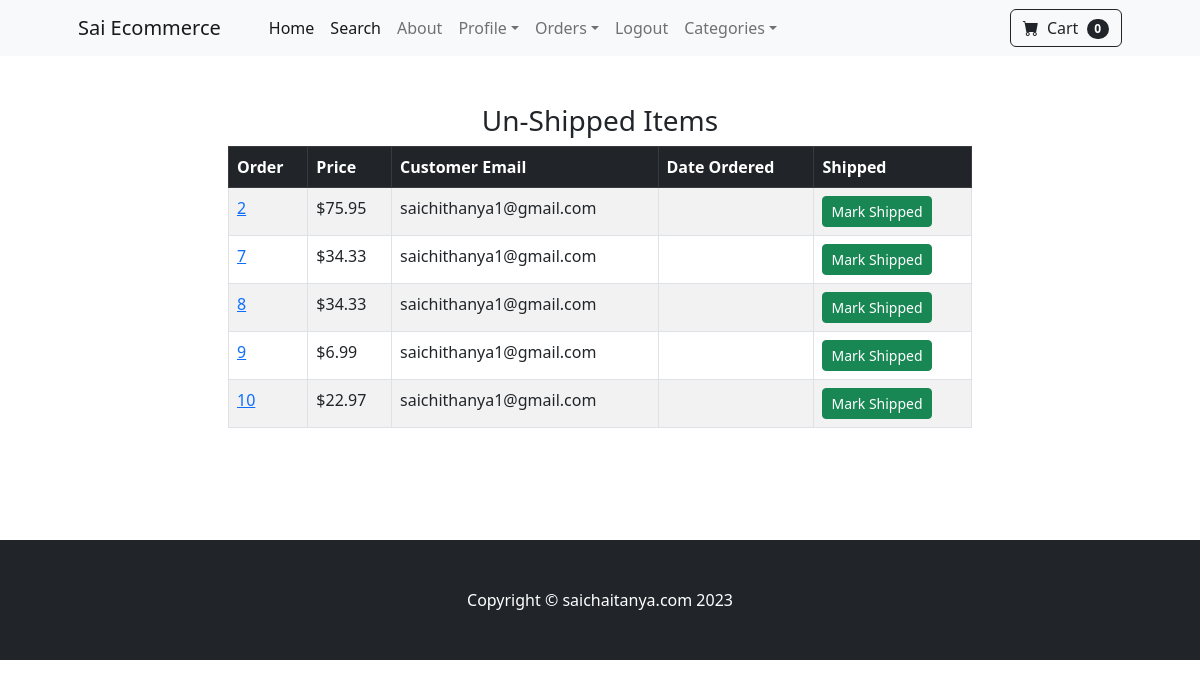
Page /payment/not_shipped_dash (signed in) on the earlier database version.
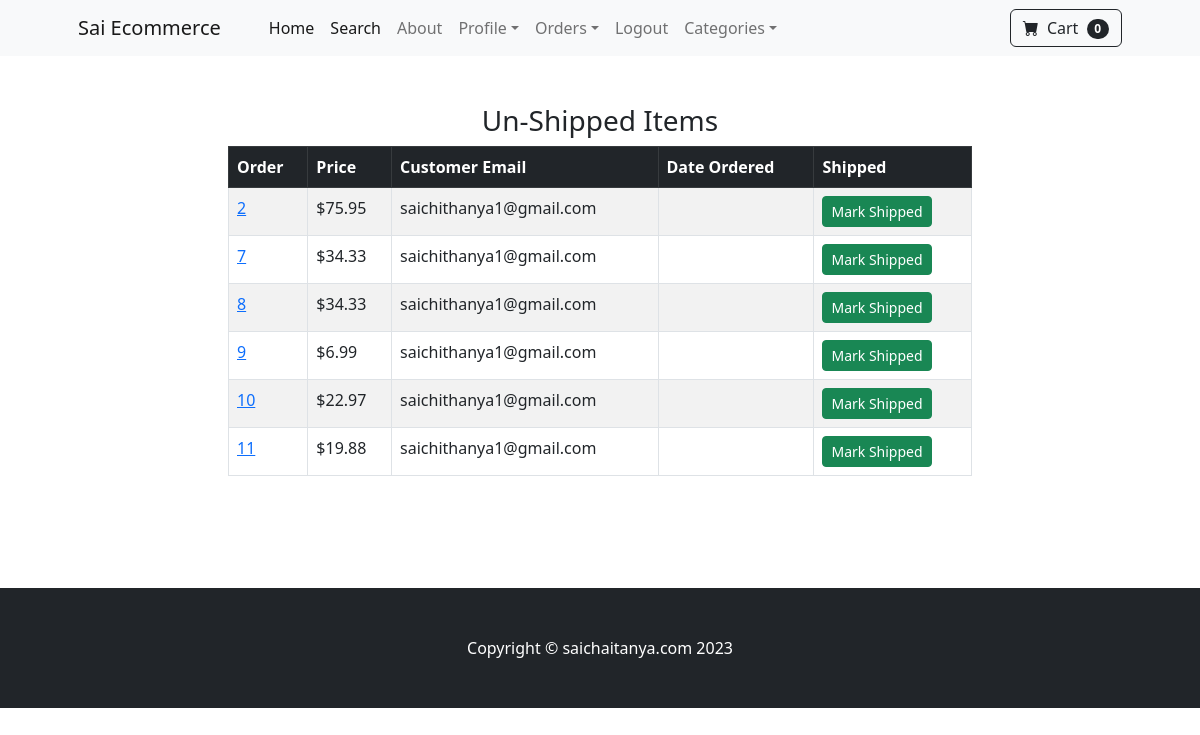
Same page on the later database version.
### payment/models.py (models this page shows, shortened)
class Order(models.Model):
	user = models.ForeignKey(User, on_delete=models.CASCADE, null=True, blank=True)
	full_name = models.CharField(max_length=250)
	email = models.EmailField(max_length=250)
	shipping_address = models.TextField(max_length=15000)
	amount_paid = models.DecimalField(max_digits=7, decimal_places=2)
	date_ordered = models.DateTimeField(auto_now_add=True)
	shipped = models.BooleanField(default=False)
	date_shipped = models.DateTimeField(blank=True, null=True)

### payment/views.py (the view, shortened to what this page needs)
# urls.py: path('not_shipped_dash', views.not_shipped_dash, name="not_shipped_dash"),
def not_shipped_dash(request):
	if request.user.is_authenticated and request.user.is_superuser:
		orders = Order.objects.filter(shipped=False)
		return render(request, "payment/not_shipped_dash.html", {"orders":orders})
	else:
		messages.success(request, "Access Denied")
		return redirect('home')

### cart/cart.py (called while the page is built)
	def __len__(self):
		return len(self.cart)

### cart/context_processors.py (called while the page is built)
def cart(request):
	return {'cart': Cart(request)}

### payment/templates/payment/not_shipped_dash.html (shortened to what this page needs)
{% extends 'base.html' %}
{% block content %}
        <div class="container">
        	<div class="row">
        		<center>
        			<div class="col-8">
        				<br/><br/>
<h3>Un-Shipped Items</h3>
<table class="table table-striped table-hover table-bordered">
    <thead class="table-dark">
      <tr>
        <th scope="col">Order</th>
        <th scope="col">Price</th>
        <th scope="col">Customer Email</th>
        <th scope="col">Date Ordered</th>
        <th scope="col">Shipped</th>
      </tr>
    </thead>
    <tbody>
        {% for item in orders %}
      <tr>
        <td><a href="{% url 'orders' item.id %}">{{ item.id }}</a></td>
        <td>${{ item.amount_paid }}</td>
        <td>{{ item.email }}</td>
        <td>{{ item.date_order }}</td>
        <td>
          <form method="POST">
            <button type="Submit" class="btn btn-success btn-sm">Mark Shipped</button>
          </form>
        </td>
      </tr>
        {% endfor %}
    </tbody>
  </table>
<br/><br/>
<br><br>
        			</div>
        		</center>
        	</div>
        </div>
{% endblock %}

### store/templates/base.html (shortened to what this page needs)
{% load static %}
<!DOCTYPE html>
<html lang="en">
    <head>
        <link href="https://cdn.jsdelivr.net/npm/bootstrap-icons@1.5.0/font/bootstrap-icons.css" rel="stylesheet" />
        <link href="{% static 'css/styles.css'%}" rel="stylesheet" />
    </head>
    <body>
        {% include 'navbar.html' %}
        {% block content %}
        {% endblock %}
        <footer class="py-5 bg-dark">
            <div class="container"><p class="m-0 text-center text-white">Copyright &copy; saichaitanya.com 2023</p></div>
        </footer>
    </body>
</html>

### store/templates/navbar.html (shortened to what this page needs)
<nav class="navbar navbar-expand-lg navbar-light bg-light">
    <div class="container px-4 px-lg-5">
        <a class="navbar-brand" href="{% url 'home' %}">Sai Ecommerce</a>
        <div class="collapse navbar-collapse" id="navbarSupportedContent">
            <ul class="navbar-nav me-auto mb-2 mb-lg-0 ms-lg-4">
                <li class="nav-item"><a class="nav-link active" aria-current="page" href="{% url 'home' %}">Home</a></li>
                <li class="nav-item"><a class="nav-link active" aria-current="page" href="{% url 'search' %}">Search</a></li>
                <li class="nav-item"><a class="nav-link" href="{% url 'about' %}">About</a></li>
                {% if user.is_authenticated %}
                <li class="nav-item dropdown">
                    <a class="nav-link dropdown-toggle" id="navbarDropdown" href="#" role="button" data-bs-toggle="dropdown" aria-expanded="false">Profile</a>
                </li>
                {% if user.is_superuser %}
                <li class="nav-item dropdown">
                    <a class="nav-link dropdown-toggle" id="navbarDropdown" href="#" role="button" data-bs-toggle="dropdown" aria-expanded="false">Orders</a>
                </li>
                {% endif %}
                <li class="nav-item"><a class="nav-link" href="{% url 'logout' %}">Logout</a></li>
                {% else %}
                <li class="nav-item"><a class="nav-link" href="{% url 'login' %}">Login</a></li>
                <li class="nav-item"><a class="nav-link" href="{% url 'register' %}">Register</a></li>
                {% endif %}
                <li class="nav-item dropdown">
                    <a class="nav-link dropdown-toggle" id="navbarDropdown" href="#" role="button" data-bs-toggle="dropdown" aria-expanded="false">Categories</a>
                </li>
            </ul>
            <form class="d-flex">
                <a href="{% url 'cart_summary' %}" class="btn btn-outline-dark"><i class="bi-cart-fill me-1"></i>
                    Cart
                    <span class="badge bg-dark text-white ms-1 rounded-pill" id="cart_quantity">{{ cart|length }}</span></a>
            </form>
        </div>
    </div>
</nav>

Differences in the rows shown:
added Order: id "11", amount_paid "19.88", email "saichithanya1@gmail.com"
